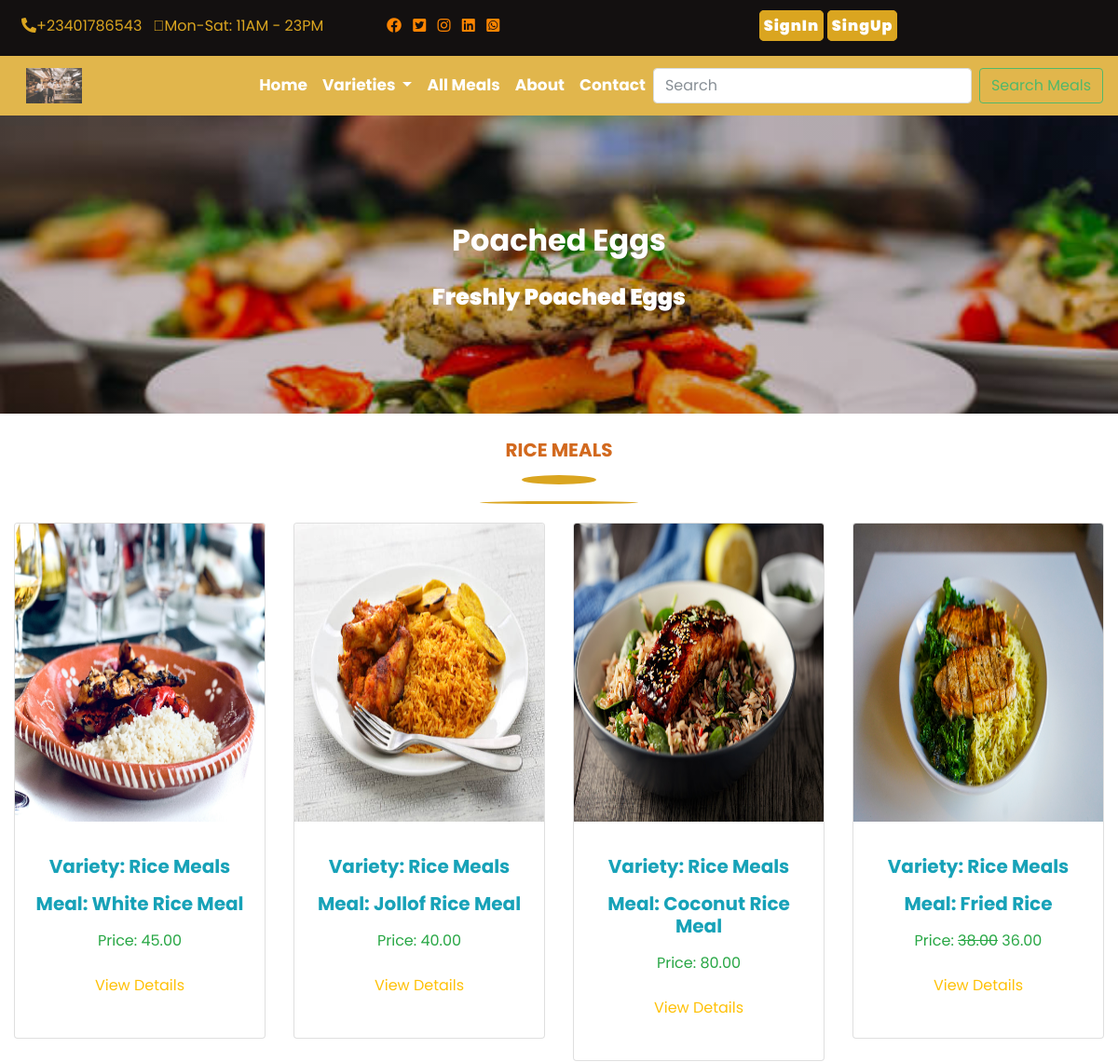
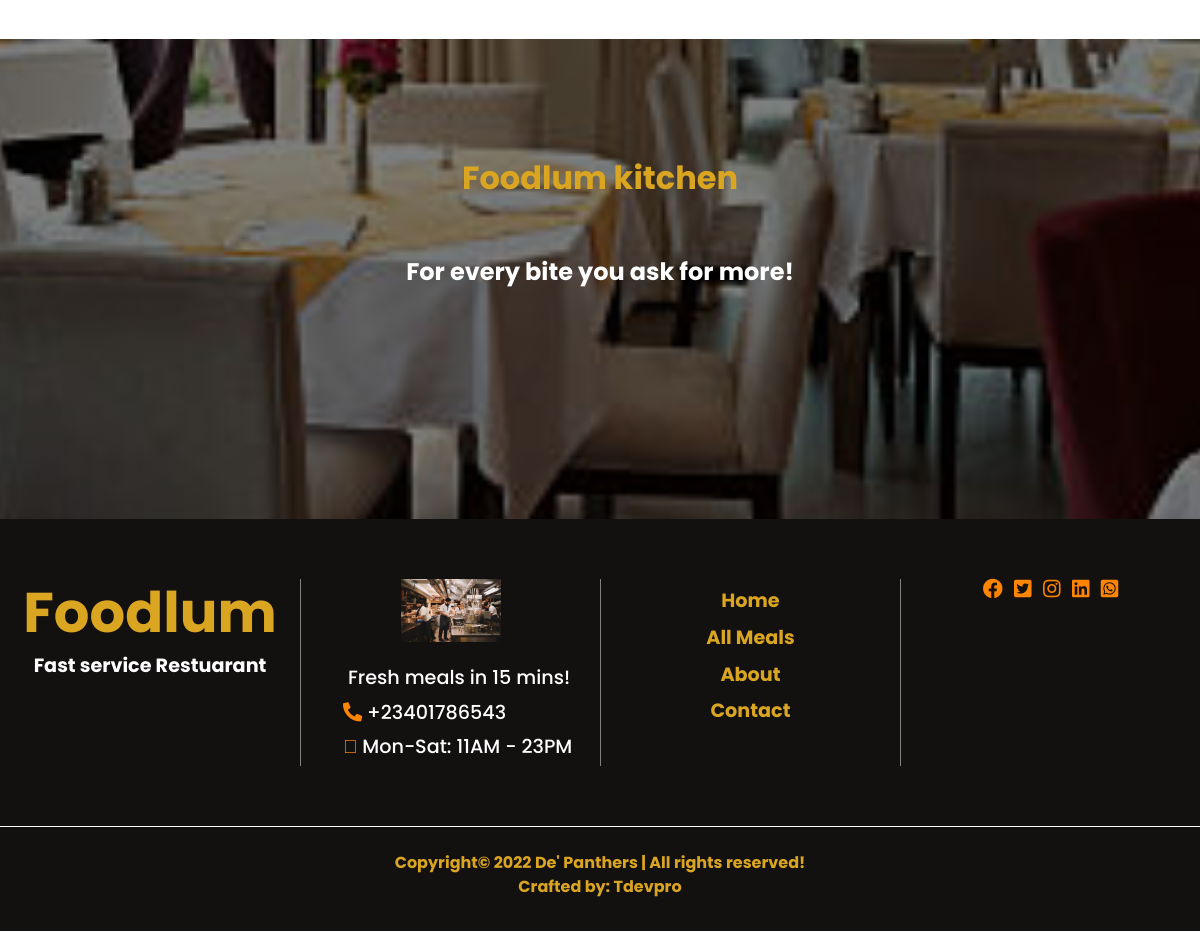
Screenshot of /variety/1/rice-meals with the database file from the repository (2 pictures, top to bottom).
### foodie/models.py (models this page shows, shortened)
class Variety(models.Model):
    name = models.CharField(max_length=100)
    slug = models.SlugField(unique=True, null=False)
    image = models.ImageField(upload_to= 'variety', default= 'variety.jpg', blank=True, null=True)
    created = models.DateTimeField(auto_now_add=True)
    updated = models.DateTimeField(auto_now=True)
    class Meta:
        db_table = 'variety'
        managed = True
        verbose_name = 'Variety'
        verbose_name_plural = 'Varieties'

class Meal(models.Model):
    variety = models.ForeignKey(Variety, on_delete=models.CASCADE)
    meal = models.CharField(max_length=100)
    slug = models.SlugField(unique=True, null=False)
    menu = models.TextField()
    image = models.ImageField(upload_to= 'meal', default= 'meal.jpg', blank=True, null=True)
    time = models.CharField(max_length=50)
    price = models.IntegerField()
    discount = models.FloatField(blank=True, null=True)
    min_order  = models.IntegerField(default=1)
    max_order  = models.IntegerField(default=20)
    breakfast = models.BooleanField()
    lunch = models.BooleanField()
    dinner = models.BooleanField()
    display = models.BooleanField()
    created = models.DateTimeField(auto_now_add=True)
    updated = models.DateTimeField(auto_now=True)
    class Meta:
        db_table = 'meal'
        managed = True
        verbose_name = 'Meal'
        verbose_name_plural = 'Meals'

### foodie/views.py (the view)
# urls.py: path('variety/<str:id>/<slug:slug>', views.variety, name='variety'),
def variety(request, id,slug):
    variety = Meal.objects.filter(variety_id=id) #query for single variety and its children within its immediate generation and parent generation
    single_variety = Variety.objects.get(pk=id) #query for single variety only within its immediate generation
    context = {
        'variety':variety,
        'single':single_variety,
    }
    return render(request, 'variety.html',context)

### foodie/context_processor.py (called while the page is built)
def dropdown(request):
    varieties = Variety.objects.all()
    context ={
        'varieties':varieties,
    }
    return context

def cartread(request):
    cart = ShopCart.objects.filter(user__username= request.user.username,item_paid=False)
    cartcount = 0
    for item in cart:
        cartcount += item.quantity
    context = {
        'cartcount':cartcount,
    }
    return context

### foodie/templatetags/sample_tags.py (called while the page is built)
@register.simple_tag
def intralink(link, section):
    return reverse(link) + '#' + section

### foodie/templates/variety.html (shortened to what this page needs)
{% extends 'base.html' %}
{% load humanize %}
{% block header %} {% include "header.html" %} {% endblock header %}
{% block banner %} {% include "banner2.html" %} {% endblock banner %}
{% block content %}
  <div class="container-fluid mt-4 mb-4">
    <h1  class="subject">{{single.name|title}}</h1>
    <div class="row">
     {% if variety %}
       {% for item in variety %}
          <div class="col-12 col-sm-6 col-md-4 col-lg-3 w-25 mt-5 mb-3">
            <div class="card w-100">
              <a href="{% url 'meals' %}"><img src="{{item.image.url}}" class="card-img-top w-100  mb-3"></a>
              <div class="card-body text-center mb-4">
                <h5 class="card-title mb-3 text-info font-weight-bolder">Variety: {{item.variety.name| title}}</h5>
                <h5 class="card-title mb-3 text-info font-weight-bolder">Meal: {{item.meal| title}}</h5>
                <p class="card-text mb-4 text-success">Price:
                  {% if item.discount %}
                    <del>{{item.price|floatformat:2|intcomma}}</del>
                    <span>{{item.discount|floatformat:2|intcomma}}</span>
                  {% else %}
                    <span>{{item.price|floatformat:2|intcomma}}</span>
                  {% endif %}
                </p>
                <a href="{% url 'meal' item.id item.slug %}" class="text-warning">View Details</a>
              </div>
            </div>
          </div>
       {% endfor %}
     {% endif %}
    </div>
  </div>
{% endblock content %}
{% block prefoot %} {% include "prefoot.html" %}{% endblock prefoot %}
{% block footer %} {% include "footer.html" %}{% endblock footer %}

### foodie/templates/base.html (shortened to what this page needs)
<!doctype html>
{% load static %}
<html lang="en">
  <head>
    <link rel="stylesheet" href="https://pro.fontawesome.com/releases/v5.10.0/css/all.css"/>
    <link rel="stylesheet" href="https://stackpath.bootstrapcdn.com/bootstrap/4.4.1/css/bootstrap.min.css">
    <link rel="stylesheet" href="{% static '' %}css/style.css">
  </head>
  <body>
    {% block header %}  {% endblock header %}
    {% block banner %}  {% endblock banner %}
    {% block content %} {% endblock content %}
    {% block prefoot %} {% endblock prefoot %}
   {% block footer %} {% endblock footer %}
  </body>
</html>

### foodie/templates/header.html (shortened to what this page needs)
{% load sample_tags %}
{% load static %}
   <div class="container-fluid topbar">
    <div class="row">
      <div class="col-12 col-sm-2 col-md-3 col-lg-3 col-xl-4 mt-3 mb-1 mx-auto hide">
        <ul class="list-inline ml-2">
          <li class="list-inline-item" style="color: goldenrod;"><i class="fas fa-phone-alt"></i>+23401786543</li>
          <li class="list-inline-item" style="color: goldenrod;"> <i class="fal fa-clock"></i>Mon-Sat: 11AM - 23PM</li>
        </ul>
      </div>
      <div class="col-12 col-sm-1 col-md-2 col-lg-3 col-xl-4 mt-3 mb-1 mx-auto hide">
        <ul class="list-inline eli ml-auto">
          <li class="list-inline-item"><a href=""><i class="fab fa-facebook"></i></a></li>
          <li class="list-inline-item"><a href=""><i class="fab fa-twitter-square"></i></a></li>
          <li class="list-inline-item"><a href=""><i class="fab fa-instagram"></i></a></li>
          <li class="list-inline-item"><a href=""><i class="fab fa-linkedin"></i></a></li>
          <li class="list-inline-item"><a href=""><i class="fab fa-whatsapp-square"></i></a></li>
        </ul>
      </div>
      <div class="col-12 col-sm-9 col-md-7 col-lg-6 col-xl-4 mt-3 mb-1 auth">
        <ul class="mx-auto">
        {% if user.is_authenticated %}
          <li>
            <a class="mt-2" href="{% url 'profile' %}"> Welcome
              <span>
              {% if user.profile.first_name %}
                {{user.profile.first_name|title}}
              {% else %}
                {{user.username|title}}
              {% endif %}
              </span>!
            </a>
          </li>
          <li><a class="mt-2" href="{% url 'profile' %}"><img src="{{user.profile.image.url}}" class="pro-icon"></a></li>
          <li><a class="newbtn mt-2" href="{% url 'profile' %}">Profile</a></li>
          <li><a class="newbtn mt-2" href="{% url 'signout' %}">SignOut</a></li>
          <li><a class="newbtn mt-2" href="{% url 'cart' %}">
            <i class="far fa-shopping-basket">
              {% if cartcount > 0 %}
                <span class="badge badge-pill badge-dark text-white">{{cartcount}}</span>
              {% else %}
                <span class="badge badge-pill badge-dark text-white">0</span>
              {% endif %}
            </i>
          </a>
        </li>
        {% else %}
          <li class="newpuh"><a class="newbtn mt-2" href="{% url 'signin' %}">SignIn</a></li>
          <li class="newpuh1"><a class="newbtn mt-2" href="{% url 'signup' %}">SingUp</a></li>
        {% endif %}
        </ul>
      </div>
    </div>
  </div>
      <nav class="navbar navbar-expand-lg  sticky-top">
          <a class="navbar-brand" href="/"><img src="{% static '' %}img/logo.jpg"></a>
          <div class="collapse navbar-collapse" id="navbarSupportedContent">
            <ul class="navbar-nav ml-auto">
              <li class="nav-item active">
                <a class="nav-link" href="{% url 'index' %}">Home <span class="sr-only">(current)</span></a>
              </li>
              <li class="nav-item dropdown">
                <a class="nav-link dropdown-toggle" href="#" id="navbarDropdown" role="button" data-toggle="dropdown" aria-haspopup="true" aria-expanded="false">
                  Varieties
                </a>
              </li>
              <li class="nav-item">
                <a class="nav-link" href="{% url 'meals' %}">All Meals</a>
              </li>
              <li class="nav-item">
                <a class="nav-link" href="#">About</a>
              </li>
              <li class="nav-item">
                <a class="nav-link" href="{% intralink 'index' 'contact' %}">Contact</a>
              </li>
            </ul>
            <form class="form-inline my-2 my-lg-0" method="POST" action="{% url 'searched' %}">
              <input class="form-control mr-sm-2" name="itemsearch" type="search" placeholder="Search" aria-label="Search">
              <button class="btn btn-outline-success my-2 my-sm-0" type="submit">Search Meals</button>
            </form>
          </div>
        </nav>

### foodie/templates/banner2.html
{% load static %}
<div class="banner2">
  <h2>Poached Eggs</h2>
  <h4>Freshly Poached Eggs</h4>
</div>

### foodie/templates/prefoot.html
<div class="content">
  <h2 class="text-align-center">Foodlum kitchen</h2>
  <h4>For every bite you ask for more!</h4>
</div>

### foodie/templates/footer.html (shortened to what this page needs)
{% load static %}
      <div class="containe footer">
        <div class="container-fluid">
            <div class="row">
              <div class="col-12 col-sm-6 col-md-4 col-lg-3 side">
                <h1>Foodlum </h1>
                <h5>Fast service Restuarant</h5>
              </div>
              <div class="col-12 col-sm-6 col-md-4 col-lg-3 side sides">
                <img src="{% static '' %}img/logo.jpg" class="mb-4">
                <h6><a href=""></a> Fresh meals in 15 mins! </h6>
                <h6><a href=""><i class="fas fa-phone-alt"></i></a> +23401786543</h6>
                <h6><a href=""><i class="fal fa-clock"></i></a> Mon-Sat: 11AM - 23PM</h6>
              </div>
              <div class="col-12 col-sm-6 col-md-4 col-lg-3 side sides">
                  <ul class="list-unstyled anchor">
                    <li class="mt-2 mb-2"><a href="{% url 'index' %}">Home</a></li>
                    <li class="mt-2 mb-2"><a href="{% url 'meals' %}">All Meals</a></li>
                    <li class="mt-2 mb-2"><a href="">About</a></li>
                    <li class="mt-2 mb-2"><a href="">Contact</a></li>
                </ul>
              </div>
              <div class="col-12 col-sm-6 col-md-4 col-lg-3 side sides">
                <ul class="list-inline">
                  <li class="list-inline-item"><a href=""><i class="fab fa-facebook"></i></a></li>
                  <li class="list-inline-item"><a href=""><i class="fab fa-twitter-square"></i></a></li>
                  <li class="list-inline-item"><a href=""><i class="fab fa-instagram"></i></a></li>
                  <li class="list-inline-item"><a href=""><i class="fab fa-linkedin"></i></a></li>
                  <li class="list-inline-item"><a href=""><i class="fab fa-whatsapp-square"></i></a></li>
              </ul>
              </div>
            </div>
          </div>
          <div class="copyright mt-5 pt-4 pb-3">
            <p> Copyright&copy; 2022 De' Panthers | All rights reserved! <br> Crafted by: Tdevpro</p>
          </div>
        </div>

### foodie/static/css/style.css (style rules this page uses)
* { margin: 0; padding: 0; box-sizing: border-box; }
body { font-family: 'Poppins', sans-serif; }
.topbar { background: rgb(19, 16, 16); }
.eli li a { filter: invert(1); transition: transform .5s; }
.auth li { display: inline; }
.auth li a { text-decoration: none; color: goldenrod; }
.newbtn { border: 1px solid goldenrod; border-radius: 5px; padding: 1% !important; color: white !important; background: goldenrod !important; font-weight: 900; letter-spacing: 1px; outline: none; }
.navbar { background: goldenrod; opacity: .8; }
.navbar .navbar-brand img { width: 60px; margin-left: 20%; }
#navbarSupportedContent a { color: white; font-weight: bold; float: right; font-size: 17px; }
.banner2 { background-image: linear-gradient(rgba(0,0,0,0.2),rgba(0,0,0,0.2)),url(../img/slide2.jpg); background-position: center; background-size: cover; background-repeat: no-repeat; height: 40vh; display: grid; align-items: center; justify-content: center; text-align: center; }
.banner2 h2 { margin-bottom: -40%; color: white; font-weight: bold; }
.banner2 h4 { margin-top: -30%; color: white; font-weight: 900; }
.subject { font-size: 20px; color: chocolate; font-weight: bolder; text-align: center; text-transform: uppercase; }
.subject::before { content: ''; display: block; background: goldenrod; height: 3px; width: 170px; margin-left: auto; margin-right: auto; transform: translateY(70px); border-radius: 100%; }
.subject::after { content: ''; display: block; background: goldenrod; height: 10px; width: 80px; margin-left: auto; margin-right: auto; border-radius: 100%; transform: translateY(15px); }
.card img { height: 40vh; }
.content { height: 60vh; background-attachment: fixed; background-repeat: no-repeat; background-position: center; background-size: cover; background-image: linear-gradient(rgba(0,0,0,0.5),rgba(0,0,0,0.5)),url(../img/restaurant.jpg); display: grid; text-align: center; }
.content h2 { margin-top: 10%; color: goldenrod; font-weight: bold; }
.content h4 { margin-bottom: 15%; color: white; font-weight: bold; }
.footer .list-inline li a { filter: invert(1); transition: transform .5s; }
.footer { text-align: center; font-weight: bold; background: rgb(19, 16, 16); }
.footer h1 { color: goldenrod; font-size: 3.5em; font-weight: bold; }
.footer h5 { color: white; font-size: 1.2em; }
.footer h6 { color: white; font-size: 1.2em; text-align: left; margin-left: 10%; }
.footer h6 a { filter: invert(1); transition: transform .5sec; }
.footer h6 i { font-size: 1em; margin-top: 2%; }
.footer .side { margin: 5% 0 1%; }
.footer .sides { border-left: 1px solid grey; }
.footer img { width: 100px; }
.footer .anchor a { color: goldenrod; font-size: 1.2em; }
.footer .fab { font-size: 20px; }
.footer .copyright { border-top: .5px solid white; color: goldenrod; }
h5 { font-weight: bold; }

### rows the page displays
Variety: name "RICE MEALS"
Meal: image (picture), variety.name "Rice Meals", meal "White Rice Meal", price "45.00"
Meal: image (picture), variety.name "Rice Meals", meal "Jollof Rice Meal", price "40.00"
Meal: image (picture), variety.name "Rice Meals", meal "Coconut Rice Meal", price "80.00"
Meal: image (picture), variety.name "Rice Meals", meal "Fried Rice", price "38.00", discount "36.00"
